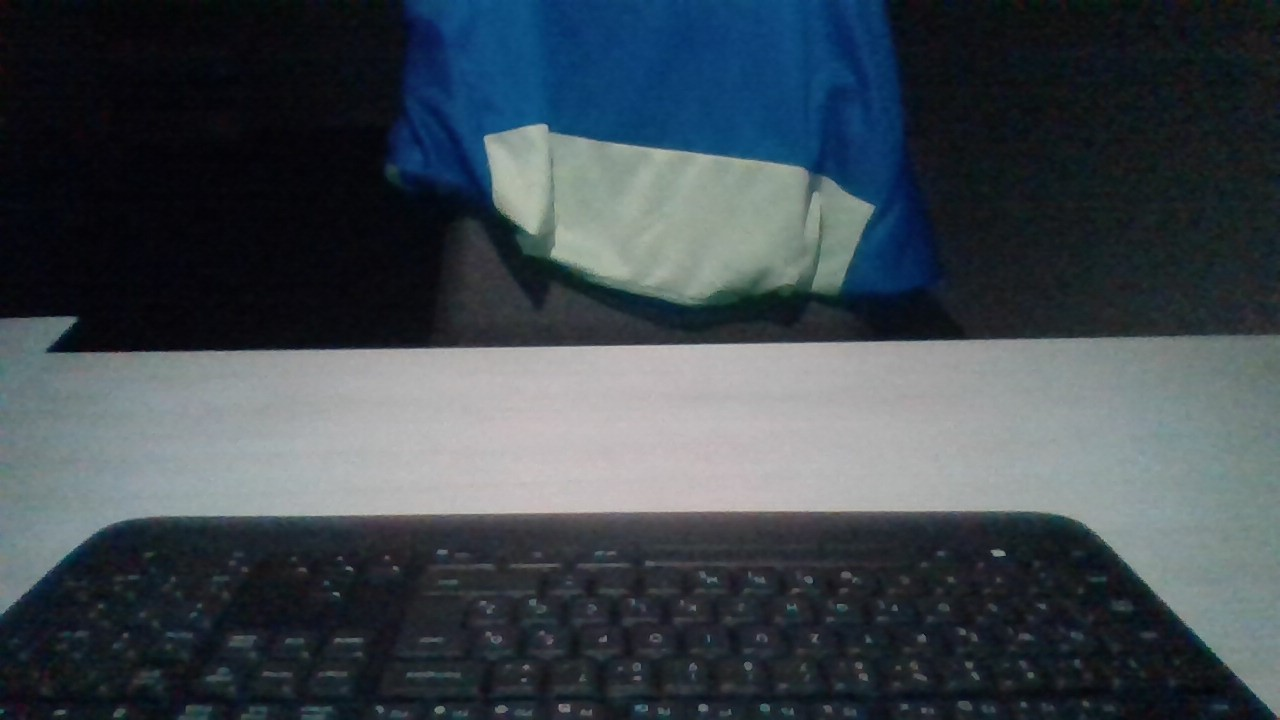
#> input picture images/img0.jpg, 1280 x 720 px
$ python exercise2d.py
#> lines starting #> are read from the running program, lines starting #| are printed output that depends on the picture
# exercise 2.d
from UZ_utils import *
import numpy as np
import cv2
from matplotlib import pyplot as plt

def rgb2gray(rgb):
    rgb = rgb.astype(np.float64)
    r, g, b = rgb[:, :, 0], rgb[:, :, 1], rgb[:, :, 2]
    v = (r + g + b) / 3
    return v.astype(np.uint8)

def myhist(arr, n):
    min = np.min(arr)
    max = np.max(arr)
    diff = max - min
    arr = arr.reshape(-1)
    arr = ((arr.astype(np.float64) - min) / diff) * (n-1)
    arr = arr.astype(np.uint8)
    counts = np.zeros(n, np.uint32)
    for x in arr:
        counts[x] += 1
    return counts / len(arr)


img = plt.imread('images/img0.jpg') # 0-255
#> img is the input picture: shape (720, 1280, 3); mean R, G, B 62.8, 72.3, 79.7
img1 = plt.imread('images/img1.jpg') # 0-255
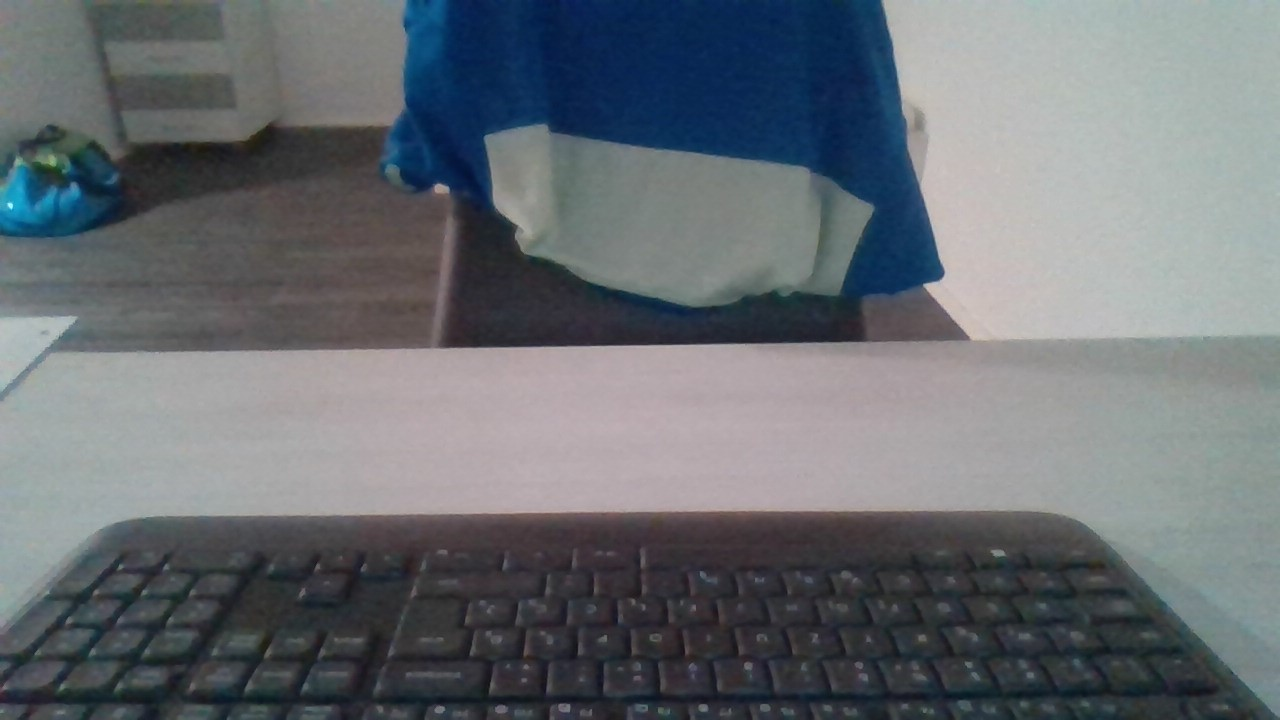
#> input picture images/img1.jpg, 1280 x 720 px
#> img1 is the input picture: shape (720, 1280, 3); mean R, G, B 104.7, 110, 115
img2 = plt.imread('images/img2.jpg') # 0-255
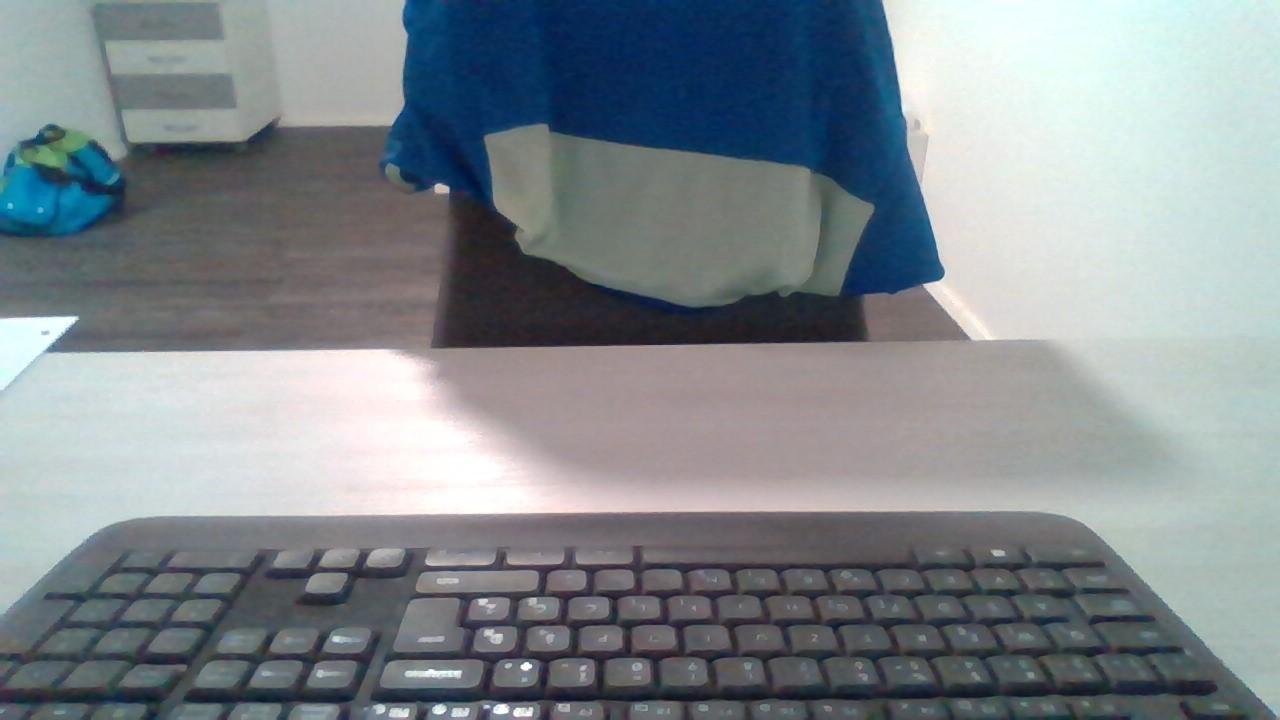
#> input picture images/img2.jpg, 1280 x 720 px
#> img2 is the input picture: shape (720, 1280, 3); mean R, G, B 129.2, 137.4, 142.2
grey = rgb2gray(np.copy(img))
grey1 = rgb2gray(np.copy(img1))
grey2 = rgb2gray(np.copy(img2))
#> in rgb2gray (call 3), `r, g, b = rgb[:, :, 0], rgb[:, :, 1], rgb[:, :, 2]`:
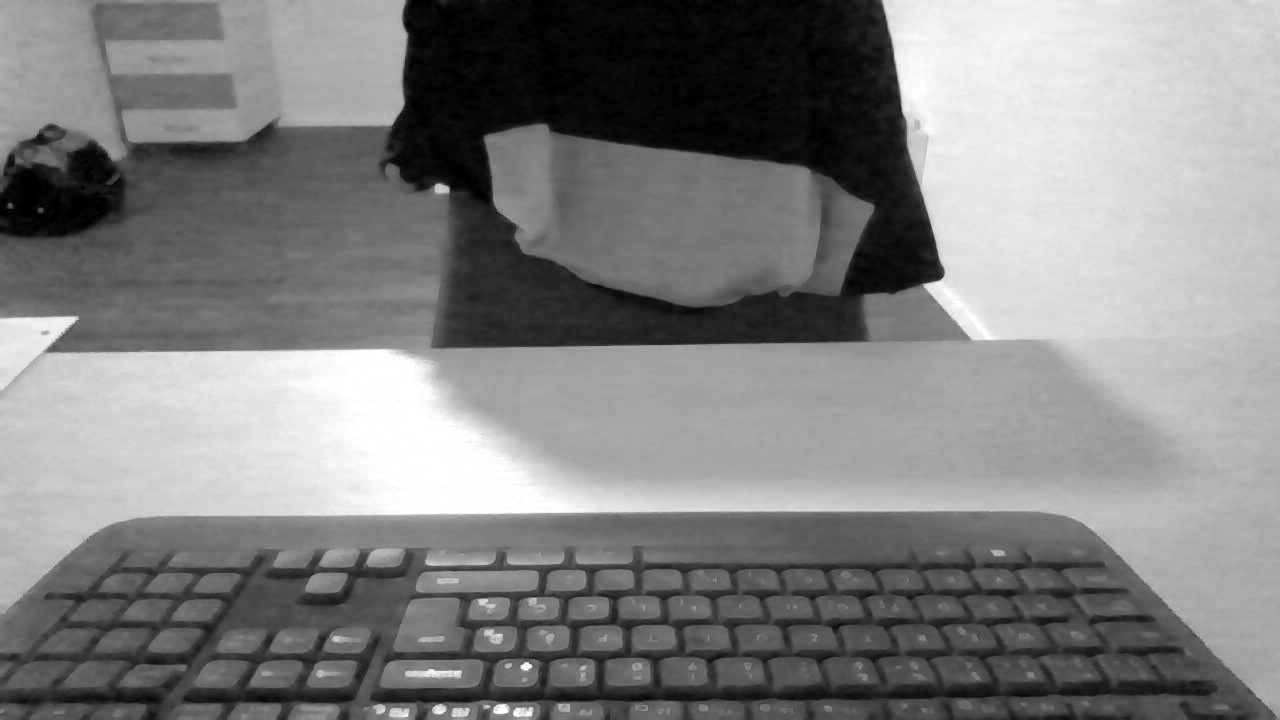
#> r: shape (720, 1280) float64; min 0, max 255, mean 129.2
#> in rgb2gray (call 3), `r, g, b = rgb[:, :, 0], rgb[:, :, 1], rgb[:, :, 2]`:
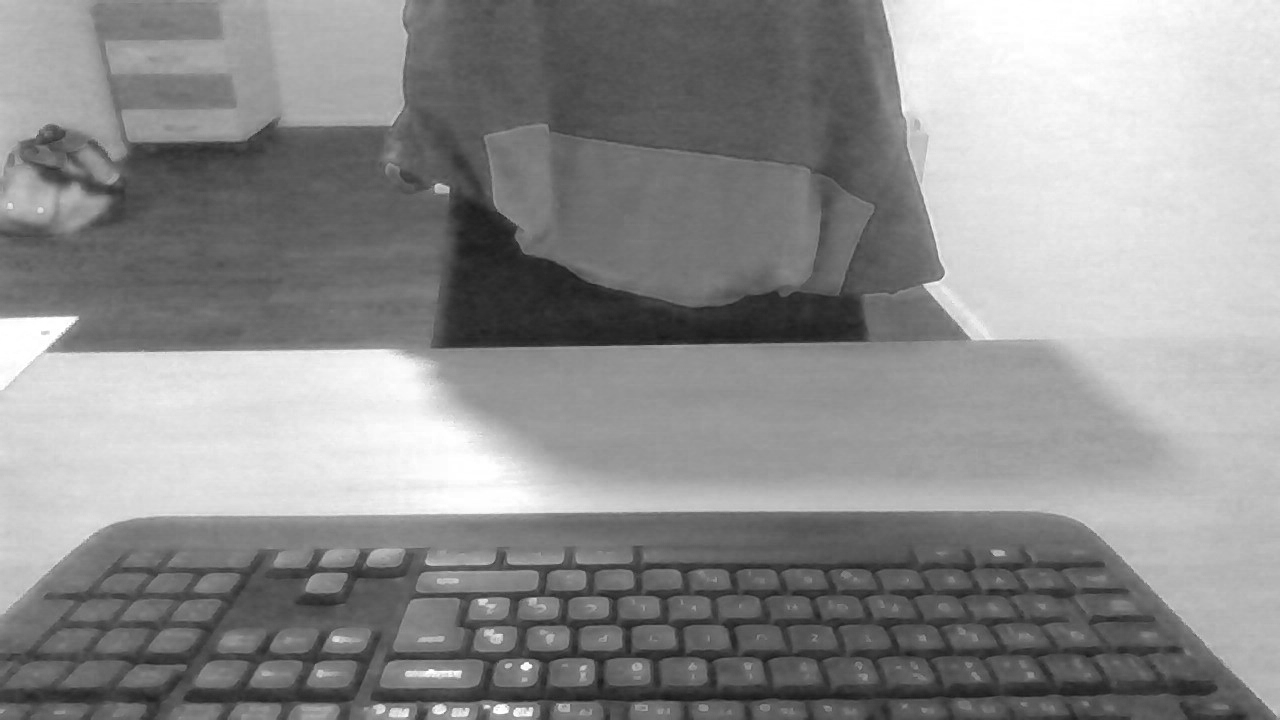
#> b: shape (720, 1280) float64; min 21, max 255, mean 142.2

numOfBins = 50
histogram = myhist(np.copy(grey), numOfBins)
#> in myhist, `min = np.min(arr)`: min = 3
#> in myhist, `max = np.max(arr)`: max = 200
#> in myhist, `diff = max - min`: diff = 197
#> the loop in myhist, `for x in arr:` made 921600 passes
#> x on passes 1, 4, 5: 3, 2, 2
#> after the loop in myhist, `for x in arr:`: counts = 50 values, max 81244 at index 1, min 1 at index 49, mean 18432
#> histogram = 50 values, max 0.0882 at index 1, min 1.09e-06 at index 49, mean 0.02
histogram1 = myhist(np.copy(grey1), numOfBins)
#> the loop in myhist (call 2), `for x in arr:` made 921600 passes
#> x on passes 1 to 3: 27, 26, 26
#> histogram1 = 50 values, max 0.0727 at index 36, min 1.09e-06 at index 48, mean 0.02
histogram2 = myhist(np.copy(grey2), numOfBins)
#> histogram2 = 50 values, max 0.0496 at index 6, min 2.17e-05 at index 0, mean 0.02

f = plt.figure()
f.add_subplot(2, 3, 1)
plt.imshow(grey, cmap="gray")
f.add_subplot(2, 3, 2)
plt.imshow(grey1, cmap="gray")
f.add_subplot(2, 3, 3)
plt.imshow(grey2, cmap="gray")

f.add_subplot(2, 3, 4)
plt.bar(np.arange(numOfBins), histogram)
f.add_subplot(2, 3, 5)
plt.bar(np.arange(numOfBins), histogram1)
f.add_subplot(2, 3, 6)
plt.bar(np.arange(numOfBins), histogram2)

plt.show()
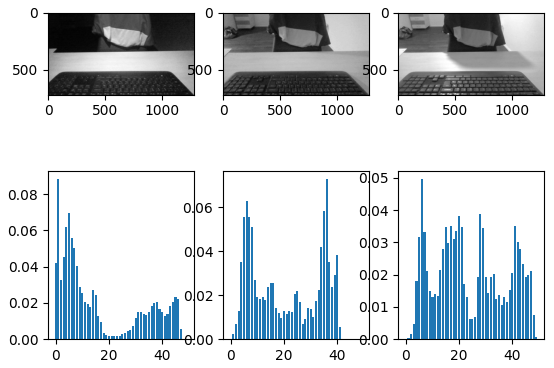
#> figure drawn by matplotlib, 6 panels; panel 4: tallest bar 0.0882 high, from x = 0.6 to 1.4; panel 5: tallest bar 0.0727 high, from x = 35.6 to 36.4; panel 6: tallest bar 0.0496 high, from x = 5.6 to 6.4
